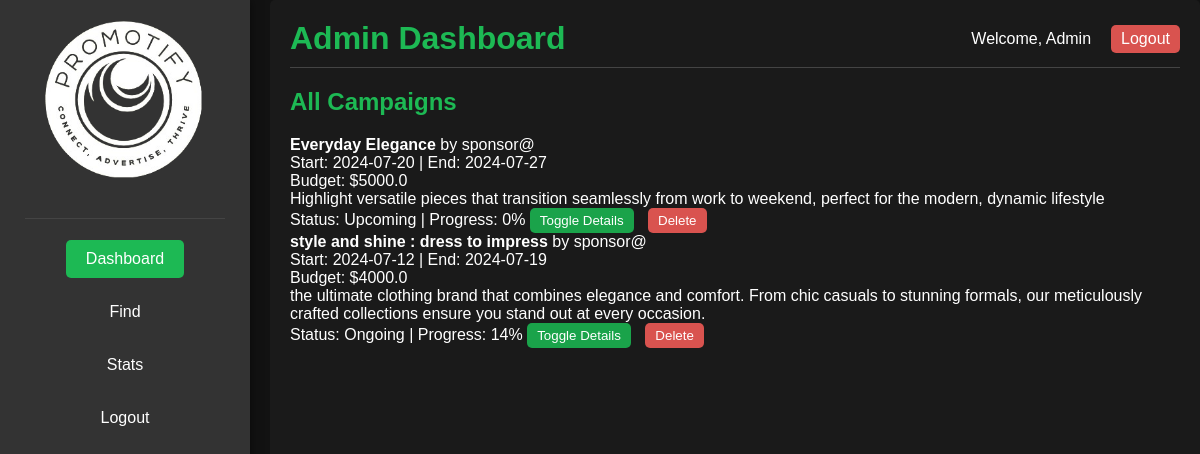
The page /adash (signed in) on the database as committed earlier.
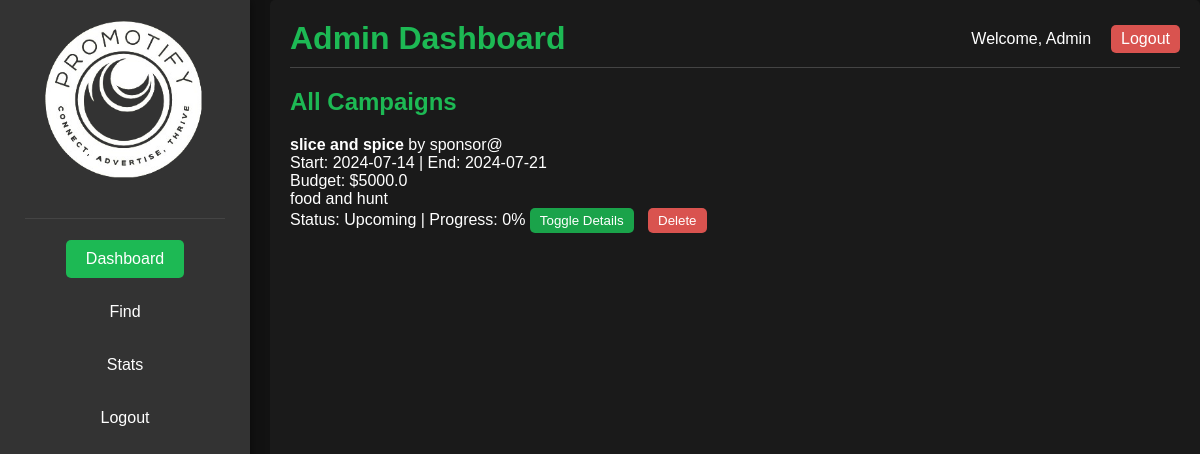
The same page on the database as committed later.
### main.py (models this page shows, shortened)
class Campaign(db.Model):
    id = db.Column(db.Integer, primary_key=True)
    sponsor_id = db.Column(db.Integer, db.ForeignKey('sponsor.id'), nullable=False)
    name = db.Column(db.String(150), nullable=False)
    description = db.Column(db.Text, nullable=True)
    start_date = db.Column(db.Date, nullable=False)
    end_date = db.Column(db.Date, nullable=False)
    budget = db.Column(db.Float, nullable=False)
    status = db.Column(db.String(50))
    sponsor = db.relationship('Sponsor', backref=db.backref('campaigns', lazy=True))
    influencers = db.relationship('Influencer', secondary='application',
                                  primaryjoin="and_(Campaign.id==Application.campaign_id, Application.status=='accepted')",
                                  backref=db.backref('accepted_campaigns', lazy='dynamic'))

class Sponsor(db.Model):
    id = db.Column(db.Integer, primary_key=True)
    username = db.Column(db.String(150), unique=True, nullable=False)
    email = db.Column(db.String(150), unique=True, nullable=False)
    password = db.Column(db.String(150), nullable=False)
    industry = db.Column(db.String(150), nullable=False)

### main.py (the view)
@app.route('/adash')
def admin_dash():
    if 'admin_logged_in' not in session or not session['admin_logged_in']:
        flash('You need to log in first.', 'error')
        return redirect(url_for('admin_log'))
    search_query = request.args.get('search', '')
    campaigns_query = Campaign.query
    if search_query:
        search_filter = or_(
            Campaign.name.ilike(f'%{search_query}%'),
            Campaign.sponsor.has(Sponsor.username.ilike(f'%{search_query}%'))
        )
        campaigns_query = campaigns_query.filter(search_filter)
    campaigns = campaigns_query.order_by(Campaign.start_date.desc()).all()
    for campaign in campaigns:
        if campaign.start_date <= datetime.utcnow().date() <= campaign.end_date:
            campaign.status = "Ongoing"
        elif campaign.start_date > datetime.utcnow().date():
            campaign.status = "Upcoming"
        else:
            campaign.status = "Completed"
        total_days = (campaign.end_date - campaign.start_date).days
        days_passed = (datetime.utcnow().date() - campaign.start_date).days
        campaign.progress = min(max(int((days_passed / total_days) * 100), 0), 100)
    return render_template('admin_dash.html',
                           campaigns=campaigns,
                           search_query=search_query)

### templates/admin_dash.html (shortened to what this page needs)
<!DOCTYPE html>
<html lang="en">
<head>
    <link rel="stylesheet" type="text/css" href="{{ url_for('static', filename='css/adash.css') }}">
</head>
<body>
    <div class="sidebar">
        <header>
            <div class="logo">
                <img src="{{ url_for('static', filename='images/promotify.png') }}" alt="">
            </div>
        </header>
        <nav>
            <ul>
                <li><a href="#" class="active">Dashboard</a></li>
                <li><a href="{{ url_for('afind') }}">Find</a></li>
                <li><a href="{{ url_for('astats') }}">Stats</a></li>
                <li><a href="{{ url_for('admin_log') }}">Logout</a></li>
            </ul>
        </nav>
    </div>
    <div class="main-content">
        <header>
            <h1>Admin Dashboard</h1>
            <div class="user-info">
                <span>Welcome, Admin</span>
                <a href="{{ url_for('admin_log') }}" class="logout-btn">Logout</a>
            </div>
        </header>
        <section class="content">
            <h2>All Campaigns</h2>
            {% for campaign in campaigns %}
                <div class="result-item">
                    <span>
                        <strong>{{ campaign.name }}</strong> by {{ campaign.sponsor.username }}
                        <br>Start: {{ campaign.start_date.strftime('%Y-%m-%d') }} | End: {{ campaign.end_date.strftime('%Y-%m-%d') }}
                        <br>Budget: ${{ campaign.budget }}
                        <br>{{ campaign.description }}
                        <br>Status: {{ campaign.status }} | Progress: {{ campaign.progress }}%
                    </span>
                    <button class="view-btn" onclick="toggleDetails('campaign-{{ campaign.id }}')">Toggle Details</button>
                    <form action="{{ url_for('delete_campaign', campaign_id=campaign.id) }}" method="POST" style="display: inline;">
                        <button type="submit" class="remove-btn" onclick="return confirm('Are you sure you want to delete this campaign?')">Delete</button>
                    </form>
                </div>
            {% endfor %}
        </section>
    </div>
</body>
</html>

Rows that differ between the two databases and show on the page:
removed Campaign: name "Everyday Elegance", sponsor.username "sponsor@", start_date "2024-07-20", end_date "2024-07-27", budget "5000.0", description "Highlight versatile pieces that transition seamlessly from work to weekend, perfect for the modern, dynamic lifestyle", status "Upcoming", progress "0"
changed Campaign "sponsor@": name "style and shine : dress to impress" → "slice and spice"; start_date "2024-07-12" → "2024-07-14"; end_date "2024-07-19" → "2024-07-21"; budget "4000.0" → "5000.0"; description "the ultimate clothing brand that combines elegance and comfort. From chic casuals to stunning formals, our meticulously crafted collections ensure you stand out at every occasion." → "food and hunt"; status "Ongoing" → "Upcoming"; progress "14" → "0"
